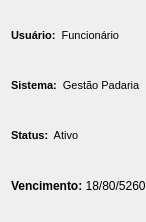
            <widget class="QWidget" name="page_2">
             <property name="geometry">
              <rect>
               <x>0</x>
               <y>0</y>
               <width>137</width>
               <height>218</height>
              </rect>
             </property>
             <property name="cursor">
              <cursorShape>ArrowCursor</cursorShape>
             </property>
             <attribute name="label">
              <string>SISTEMA</string>
             </attribute>
             <layout class="QVBoxLayout" name="verticalLayout_13">
              <property name="spacing">
               <number>0</number>
              </property>
              <property name="rightMargin">
               <number>0</number>
              </property>
              <item>
               <widget class="QLabel" name="label_4">
                <property name="minimumSize">
                 <size>
                  <width>85</width>
                  <height>50</height>
                 </size>
                </property>
                <property name="maximumSize">
                 <size>
                  <width>170</width>
                  <height>100</height>
                 </size>
                </property>
                <property name="text">
                 <string>&lt;!DOCTYPE HTML PUBLIC &quot;-//W3C//DTD HTML 4.0//EN&quot; &quot;http://www.w3.org/TR/REC-html40/strict.dtd&quot;&gt;
&lt;html&gt;&lt;head&gt;&lt;meta name=&quot;qrichtext&quot; content=&quot;1&quot; /&gt;&lt;style type=&quot;text/css&quot;&gt;
p, li { white-space: pre-wrap; }
&lt;/style&gt;&lt;/head&gt;&lt;body style=&quot; font-family:'MS Shell Dlg 2'; font-size:8pt; font-weight:400; font-style:normal;&quot;&gt;
&lt;p style=&quot; margin-top:12px; margin-bottom:12px; margin-left:0px; margin-right:0px; -qt-block-indent:0; text-indent:0px;&quot;&gt;&lt;span style=&quot; font-weight:600;&quot;&gt;Usuário:  &lt;/span&gt;Funcionário&lt;/p&gt;&lt;/body&gt;&lt;/html&gt;</string>
                </property>
               </widget>
              </item>
              <item>
               <widget class="QLabel" name="label_5">
                <property name="minimumSize">
                 <size>
                  <width>85</width>
                  <height>50</height>
                 </size>
                </property>
                <property name="maximumSize">
                 <size>
                  <width>170</width>
                  <height>100</height>
                 </size>
                </property>
                <property name="text">
                 <string>&lt;!DOCTYPE HTML PUBLIC &quot;-//W3C//DTD HTML 4.0//EN&quot; &quot;http://www.w3.org/TR/REC-html40/strict.dtd&quot;&gt;
&lt;html&gt;&lt;head&gt;&lt;meta name=&quot;qrichtext&quot; content=&quot;1&quot; /&gt;&lt;style type=&quot;text/css&quot;&gt;
p, li { white-space: pre-wrap; }
&lt;/style&gt;&lt;/head&gt;&lt;body style=&quot; font-family:'MS Shell Dlg 2'; font-size:8pt; font-weight:400; font-style:normal;&quot;&gt;
&lt;p style=&quot; margin-top:12px; margin-bottom:12px; margin-left:0px; margin-right:0px; -qt-block-indent:0; text-indent:0px;&quot;&gt;&lt;span style=&quot; font-weight:600;&quot;&gt;Sistema:  &lt;/span&gt;Gestão Padaria&lt;/p&gt;&lt;/body&gt;&lt;/html&gt;</string>
                </property>
               </widget>
              </item>
              <item>
               <widget class="QLabel" name="label_12">
                <property name="minimumSize">
                 <size>
                  <width>0</width>
                  <height>50</height>
                 </size>
                </property>
                <property name="maximumSize">
                 <size>
                  <width>16777215</width>
                  <height>100</height>
                 </size>
                </property>
                <property name="text">
                 <string>&lt;!DOCTYPE HTML PUBLIC &quot;-//W3C//DTD HTML 4.0//EN&quot; &quot;http://www.w3.org/TR/REC-html40/strict.dtd&quot;&gt;
&lt;html&gt;&lt;head&gt;&lt;meta name=&quot;qrichtext&quot; content=&quot;1&quot; /&gt;&lt;style type=&quot;text/css&quot;&gt;
p, li { white-space: pre-wrap; }
&lt;/style&gt;&lt;/head&gt;&lt;body style=&quot; font-family:'MS Shell Dlg 2'; font-size:8pt; font-weight:400; font-style:normal;&quot;&gt;
&lt;p style=&quot; margin-top:12px; margin-bottom:12px; margin-left:0px; margin-right:0px; -qt-block-indent:0; text-indent:0px;&quot;&gt;&lt;span style=&quot; font-weight:600;&quot;&gt;Status:&lt;/span&gt;  Ativo &lt;/p&gt;&lt;/body&gt;&lt;/html&gt;</string>
                </property>
               </widget>
              </item>
              <item>
               <widget class="QLabel" name="label_13">
                <property name="minimumSize">
                 <size>
                  <width>0</width>
                  <height>50</height>
                 </size>
                </property>
                <property name="maximumSize">
                 <size>
                  <width>16777215</width>
                  <height>100</height>
                 </size>
                </property>
                <property name="text">
                 <string>&lt;html&gt;&lt;head/&gt;&lt;body&gt;&lt;p&gt;&lt;span style=&quot; font-weight:600;&quot;&gt;Vencimento:&lt;/span&gt; 18/80/5260&lt;/p&gt;&lt;/body&gt;&lt;/html&gt;</string>
                </property>
               </widget>
              </item>
             </layout>
            </widget>
